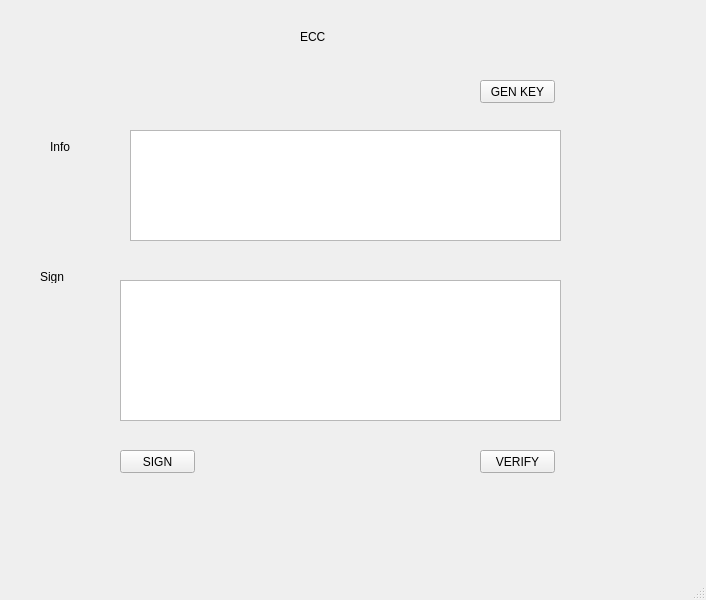
<?xml version="1.0" encoding="UTF-8"?>
<ui version="4.0">
 <class>MainWindow</class>
 <widget class="QMainWindow" name="MainWindow">
  <property name="geometry">
   <rect>
    <x>0</x>
    <y>0</y>
    <width>706</width>
    <height>600</height>
   </rect>
  </property>
  <property name="windowTitle">
   <string>MainWindow</string>
  </property>
  <widget class="QWidget" name="centralwidget">
   <widget class="QPushButton" name="btn_gen_keys">
    <property name="geometry">
     <rect>
      <x>480</x>
      <y>80</y>
      <width>75</width>
      <height>23</height>
     </rect>
    </property>
    <property name="text">
     <string>GEN KEY</string>
    </property>
   </widget>
   <widget class="QLabel" name="label">
    <property name="geometry">
     <rect>
      <x>50</x>
      <y>140</y>
      <width>47</width>
      <height>13</height>
     </rect>
    </property>
    <property name="text">
     <string>Info</string>
    </property>
   </widget>
   <widget class="QLabel" name="label_2">
    <property name="geometry">
     <rect>
      <x>40</x>
      <y>270</y>
      <width>47</width>
      <height>13</height>
     </rect>
    </property>
    <property name="text">
     <string>Sign</string>
    </property>
   </widget>
   <widget class="QTextBrowser" name="txt_sign">
    <property name="geometry">
     <rect>
      <x>120</x>
      <y>280</y>
      <width>441</width>
      <height>141</height>
     </rect>
    </property>
   </widget>
   <widget class="QLabel" name="label_3">
    <property name="geometry">
     <rect>
      <x>300</x>
      <y>30</y>
      <width>47</width>
      <height>13</height>
     </rect>
    </property>
    <property name="text">
     <string>ECC</string>
    </property>
   </widget>
   <widget class="QPushButton" name="btn_sign">
    <property name="geometry">
     <rect>
      <x>120</x>
      <y>450</y>
      <width>75</width>
      <height>23</height>
     </rect>
    </property>
    <property name="text">
     <string>SIGN</string>
    </property>
   </widget>
   <widget class="QPushButton" name="btn_verify">
    <property name="geometry">
     <rect>
      <x>480</x>
      <y>450</y>
      <width>75</width>
      <height>23</height>
     </rect>
    </property>
    <property name="text">
     <string>VERIFY</string>
    </property>
   </widget>
   <widget class="QTextEdit" name="txt_info">
    <property name="geometry">
     <rect>
      <x>130</x>
      <y>130</y>
      <width>431</width>
      <height>111</height>
     </rect>
    </property>
   </widget>
  </widget>
  <widget class="QMenuBar" name="menubar">
   <property name="geometry">
    <rect>
     <x>0</x>
     <y>0</y>
     <width>706</width>
     <height>21</height>
    </rect>
   </property>
  </widget>
  <widget class="QStatusBar" name="statusbar"/>
 </widget>
 <resources/>
 <connections/>
</ui>
